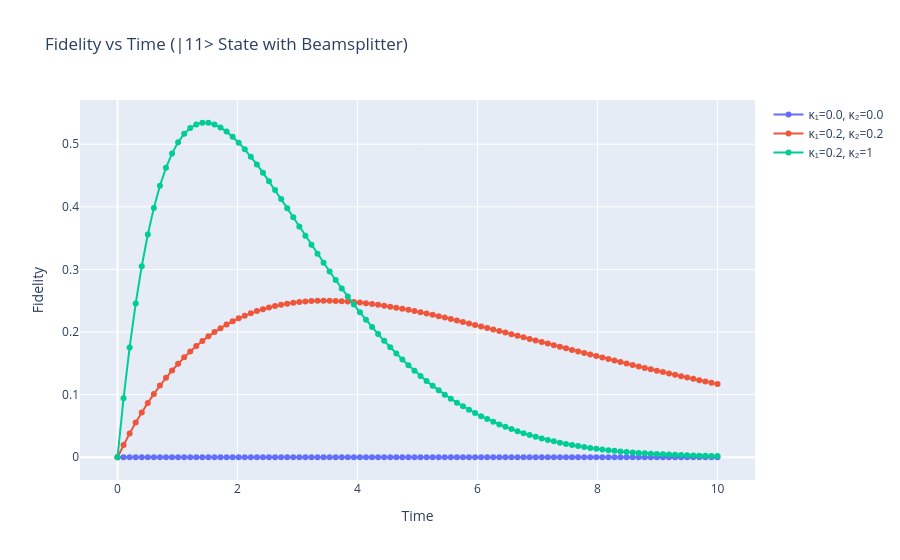

Notebook cell for this chart:
### Code cell
psi_in = qt.tensor(qt.basis(2,1), qt.basis(2,1)).unit()
evolutions = []
for i in range(3):
    evo = dual_rail_evo_beamsplitter(psi_in, 10, kappa1_list[i], kappa2_list[i])
    evolutions.append(evo)
plot_fidelities(evolutions, psi_zero, kappa1_list, kappa2_list, psi_in="|11> State with Beamsplitter")
